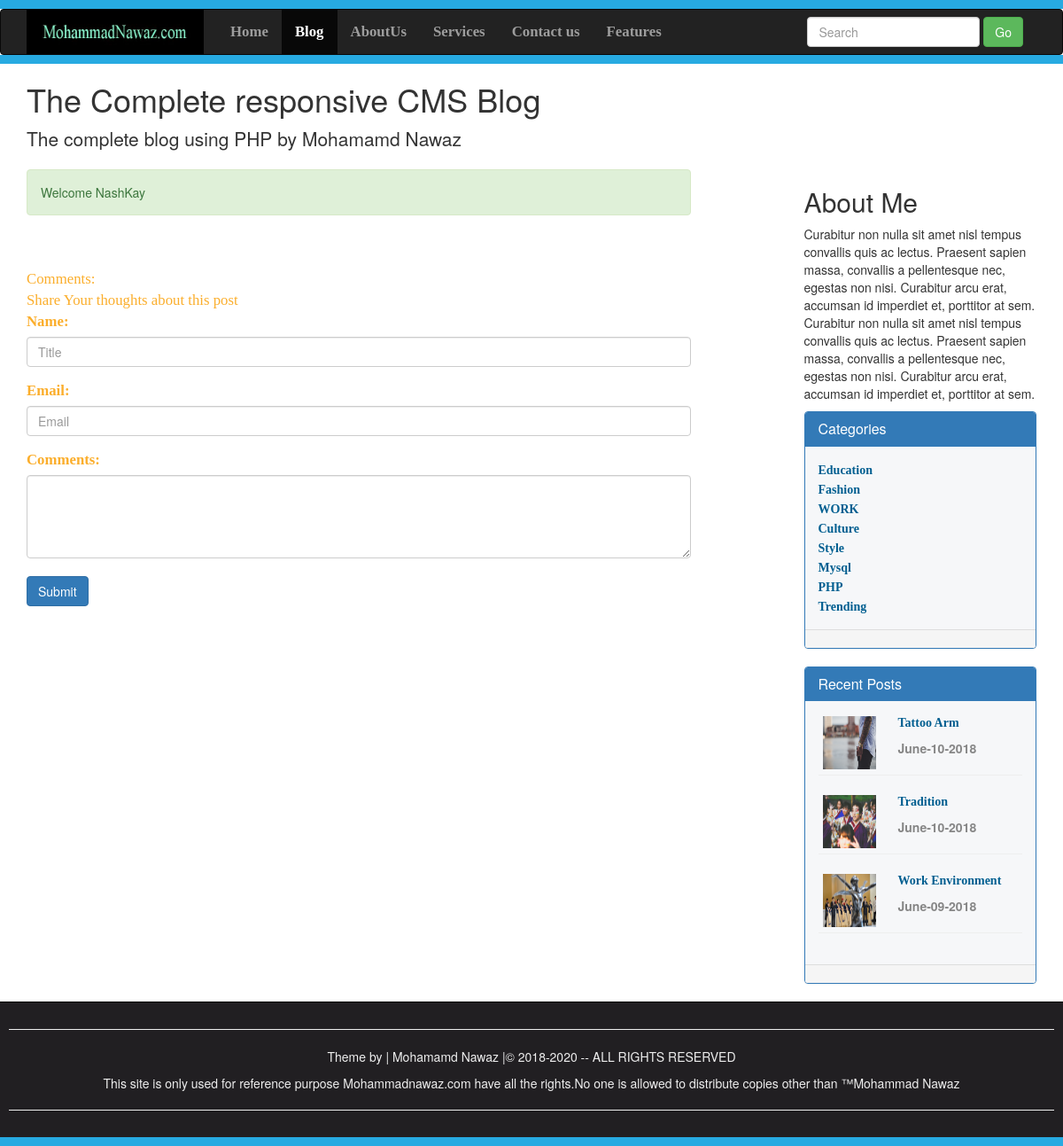
Page /fullpost.php (signed in) on the committed database.
### tables this page shows
CREATE TABLE `category` (
  `id` int(10) NOT NULL,
  `datetime` varchar(50) NOT NULL,
  `name` varchar(100) NOT NULL,
  `creatorname` varchar(200) NOT NULL
);

CREATE TABLE `admin_panel` (
  `id` int(10) NOT NULL,
  `datetime` varchar(50) NOT NULL,
  `title` varchar(200) NOT NULL,
  `category` varchar(100) NOT NULL,
  `author` varchar(100) NOT NULL,
  `image` varchar(200) NOT NULL,
  `post` varchar(10000) NOT NULL
);

### fullpost.php (the view, shortened to what this page needs)
<?php require_once("include/sessions.php"); ?>
<!DOCTYPE html>
<html lang="en" dir="ltr">
  <head>
    <link rel="stylesheet" type="text/css" href="/phpcms/css/bootstrap.css">
   <link rel= "stylesheet" type="text/css" href="https://maxcdn.bootstrapcdn.com/bootstrap/3.3.7/css/bootstrap.min.css">
  <link rel="stylesheet" href="publicstyles.css">
  </head>
  <body>
    <div class="" style="height:10px; background-color:#27AAE1"></div>
    <nav class="navbar navbar-inverse" role="navigation">
      <div class="container">
        <div class="navbar-header">
        <a class="navbar-brand" href="Blog.php">  <img style="margin-top:-15px;" src="/phpcms/images/mohammadnawaz.jpg" width="200"; height="50";> </a>
        </div>
        <div class="collapse navbar-collapse" id="collapse">
              <ul class="nav navbar-nav">
                <li><a href="#"> Home </a></li>
                <li class="active"><a href="Blog.php"> Blog </a></li>
                <li><a href="#"> AboutUs </a></li>
                <li><a href="#"> Services </a></li>
                <li><a href="#"> Contact us </a></li>
                <li><a href="#"> Features </a></li>
              </ul>
              <form class="navbar-form navbar-right" action="Blog.php" >
                <div class="form-group">
                  <input type="text" class="form-control" placeholder="Search" name="Search" value="">
                </div>
                <button class="btn btn-success"  name="SearchButton">Go</button>
              </form>
        </div>
      </div>
    </nav>
    <div class="" style="margin-top:-20px; height:10px; background-color:#27AAE1"></div>
    <div class="container">
      <div class="blog-header">
        <h1>The Complete responsive CMS Blog</h1>
        <p class="lead">The complete blog using PHP by Mohamamd Nawaz</p>
      </div>
      <div class="row">
        <div class="col-sm-8">
          <div>
              <?php echo Message();
               echo SuccessMessage();?>
          </div>
    <br><br>
    <span class="fieldinfo">Comments:</span> <br>
    <span class="fieldinfo">Share Your thoughts about this post</span>
    <div>
      <form  action="fullpost.php?Id=<?php echo $PostId; ?>" method="post" enctype="multipart/form-data">
        <fieldset>
          <div class="form-group">
              <label for="Name"><span class="fieldinfo">Name:</span></label>
              <input class="form-control" type="text" name="Name" id="Name" placeholder="Title" value="">
          </div>
          <div class="form-group">
              <label for="email"><span class="fieldinfo">Email:</span></label>
              <input class="form-control" type="text" name="Email" id="Email" placeholder="Email" value="">
          </div>
          <div class="form-group">
              <label for="Commentarea"><span class="fieldinfo">Comments:</span></label>
              <textarea class="form-control" name="Comments" id="Commmentarea" rows="4" cols="25"></textarea>
              <br>
              <input class="btn btn-primary" type="submit" name="Submit" value="Submit">
              <br>
          </fieldset>
          </form>
          </div>
    </div>
      <div class="col-sm-offset-1 col-sm-3">
        <h2>About Me</h2>
        <p>Curabitur non nulla sit amet nisl tempus convallis quis ac lectus.
          Praesent sapien massa, convallis a pellentesque nec,
          egestas non nisi. Curabitur arcu erat, accumsan id imperdiet et, porttitor at sem.
         Curabitur non nulla sit amet nisl tempus convallis quis ac lectus.
         Praesent sapien massa, convallis a pellentesque nec, egestas non nisi.
         Curabitur arcu erat, accumsan id imperdiet et, porttitor at sem.
       </p>
        <div class="panel panel-primary">
           <div class="panel-heading">
               <h2 class="panel-title">Categories</h2>
           </div>
           <div class="panel-body"style="background-color:#F6F7F9" >
               <?php
               global $connection;
               $ViewQuery="SELECT * FROM category ORDER BY datetime desc";
               $Execute=mysqli_query($connection, $ViewQuery);
               while ($DataRows=mysqli_fetch_array($Execute))
               {
                   $Category=$DataRows['name'];
               ?>
               <a href="Blog.php?Category=<?php echo $Category; ?> ">
               <span id='heading'> <?php echo $Category.'<br>'; ?></span>
               </a>
         <?php } ?>
           </div>
           <div class="panel-footer">
           </div>
        </div>
        <div class="panel panel-primary">
           <div class="panel-heading">
               <h2 class="panel-title">Recent Posts</h2>
           </div>
           <div class="panel-body" style="background-color:#F6F7F9">
               <?php
               global $connection;
               $ViewQuery="SELECT * FROM admin_panel ORDER BY datetime desc LIMIT 0,3 ";
               $Execute=mysqli_query($connection,$ViewQuery);
               while ($DataRows=mysqli_fetch_array($Execute))
               {
                 $Id=$DataRows['id'];
                 $Title=$DataRows['title'];
                 $DateTime=$DataRows['datetime'];
                 $Image=$DataRows['image'];
                 if (strlen($DateTime)>12) {
                   $DateTime=substr($DateTime,0,12);
                 }
               ?>
               <div class="">
                   <img class="pull-left" style="margin-top:2px; margin-left:5px;" src="uploads/<?php echo htmlentities($Image); ?>" width="60" height="60" >
                   <a href="fullpost.php?Id=<?php echo $Id; ?>">
                   <p id='heading' style="margin-left:90px;"><?php echo htmlentities($Title); ?> </p>
                   </a>
                   <p class="description" style="margin-left:90px;"><?php echo htmlentities($DateTime); ?> </p>
                   <hr>
               </div>
         <?php } ?>
          </div>
           <div class="panel-footer">
           </div>
        </div>
      </div>
     </div>
   </div>
    <div id="footer">
    <hr><p>Theme by | Mohamamd Nawaz |&copy; 2018-2020 -- ALL RIGHTS RESERVED</p>
    <p>This site is only used for reference purpose Mohammadnawaz.com have all the rights.No one is allowed to distribute copies other than &trade;Mohammad Nawaz </p>
    <hr>
    </div>
    <div style="height:10px; background-color:#27AAE1;">
  </body>
</html>

### publicstyles.css (style rules this page uses)
.navbar-nav li { font-size: 1.2em; font-weight: bold; font-family: Bitter, Georgia, times; }
#footer { padding: 10px; border-top: 1px solid black; color:#eee; background-color: #211f22; text-align: center; }
#heading { font-family: Bitter, Georgia, Times; font-weight: bold; color: #005E90; }
.description { color: #868686; font-weight: bold; margin-top: -2px; }

### fullpost.php (style rules this page uses)
.fieldinfo { color: rgba(251, 174, 44); font-family: Bitter, georgia, Times; font-size: 1.2em; }

### rows in the picture
category: name "Education"
category: name "Fashion"
category: name "WORK"
category: name "Culture"
category: name "Style"
category: name "Mysql"
category: name "PHP"
category: name "Trending"
admin_panel: image (picture), title "Tattoo Arm", datetime "June-10-2018"
admin_panel: image (picture), title "Tradition", datetime "June-10-2018"
admin_panel: image (picture), title "Work Environment", datetime "June-09-2018"

### other values in the picture
SuccessMessage() "Welcome NashKay"
